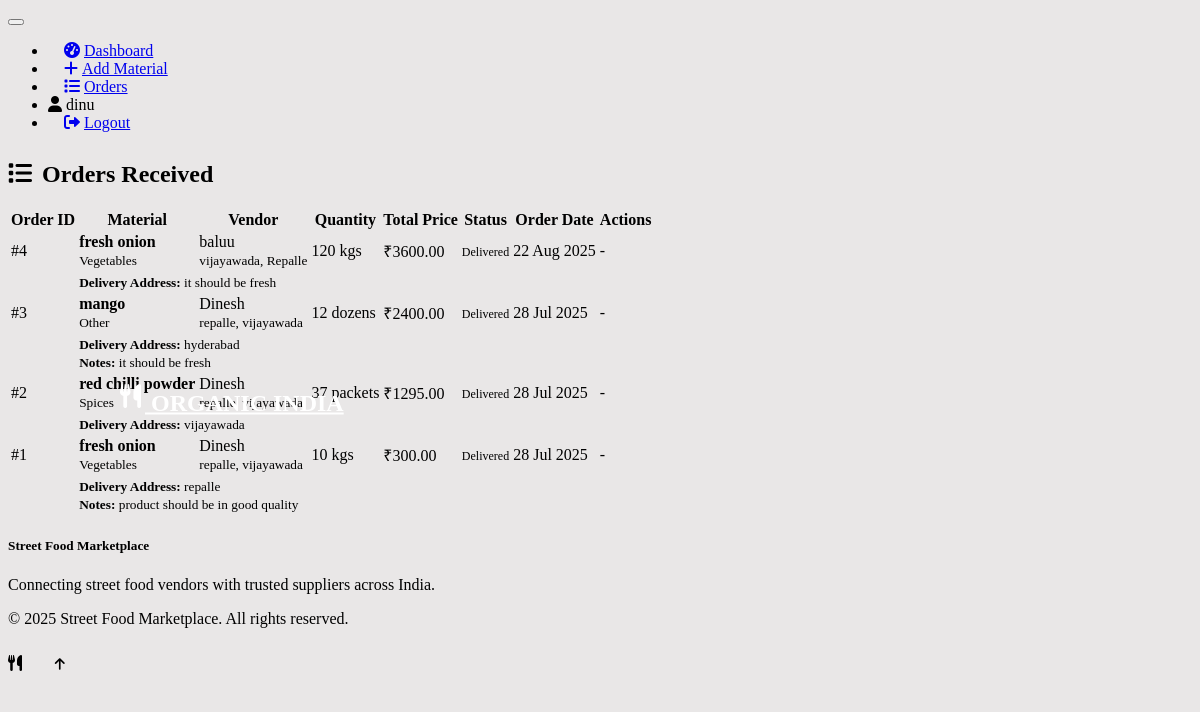
Screenshot of /supplier/orders (signed in) with the database file from the repository.
### models.py (models this page shows, shortened)
class Order(db.Model):
    id = db.Column(db.Integer, primary_key=True)
    vendor_id = db.Column(db.Integer, db.ForeignKey('user.id'), nullable=False)
    material_id = db.Column(db.Integer, db.ForeignKey('material.id'), nullable=False)
    quantity = db.Column(db.Integer, nullable=False)
    total_price = db.Column(db.Float, nullable=False)
    status = db.Column(db.String(20), default='pending')  # pending, confirmed, delivered, cancelled
    delivery_address = db.Column(db.Text, nullable=False)
    notes = db.Column(db.Text)
    created_at = db.Column(db.DateTime, default=datetime.utcnow)
    updated_at = db.Column(db.DateTime, default=datetime.utcnow, onupdate=datetime.utcnow)
    vendor = db.relationship('User', backref=db.backref('orders', lazy=True))
    material = db.relationship('Material', backref=db.backref('orders', lazy=True))

class Material(db.Model):
    id = db.Column(db.Integer, primary_key=True)
    name = db.Column(db.String(100), nullable=False)
    category = db.Column(db.String(50), nullable=False)  # vegetables, spices, utensils, etc.
    description = db.Column(db.Text)
    price_per_unit = db.Column(db.Float, nullable=False)
    unit = db.Column(db.String(20), nullable=False)  # kg, liter, piece, etc.
    stock_quantity = db.Column(db.Integer, nullable=False)
    supplier_id = db.Column(db.Integer, db.ForeignKey('user.id'), nullable=False)
    city = db.Column(db.String(50), nullable=False)
    area = db.Column(db.String(100), nullable=False)
    is_available = db.Column(db.Boolean, default=True)
    created_at = db.Column(db.DateTime, default=datetime.utcnow)
    updated_at = db.Column(db.DateTime, default=datetime.utcnow, onupdate=datetime.utcnow)
    supplier = db.relationship('User', backref=db.backref('materials', lazy=True))

class User(db.Model):
    id = db.Column(db.Integer, primary_key=True)
    username = db.Column(db.String(64), unique=True, nullable=False)
    email = db.Column(db.String(120), unique=True, nullable=False)
    password_hash = db.Column(db.String(256), nullable=False)
    user_type = db.Column(db.String(20), nullable=False)  # 'vendor' or 'supplier'
    phone = db.Column(db.String(15), nullable=True)
    city = db.Column(db.String(50), nullable=False)
    area = db.Column(db.String(100), nullable=False)
    created_at = db.Column(db.DateTime, default=datetime.utcnow)

### routes.py (the view)
@app.route('/supplier/orders')
def supplier_orders():
    if 'user_id' not in session or session.get('user_type') != 'supplier':
        flash('Please login as a supplier', 'error')
        return redirect(url_for('login'))
    orders = Order.query.join(Material).filter_by(supplier_id=session['user_id']).order_by(Order.created_at.desc()).all()
    return render_template('orders.html', orders=orders, user_type='supplier')

### templates/orders.html (shortened to what this page needs)
{% extends "base.html" %}
{% block content %}
<div class="d-flex justify-content-between align-items-center mb-4">
    <h2>
        <i class="fas fa-{% if user_type == 'vendor' %}shopping-cart{% else %}list{% endif %} me-2"></i>
        {% if user_type == 'vendor' %}My Orders{% else %}Orders Received{% endif %}
    </h2>
</div>
{% if orders %}
    <div class="card">
        <div class="card-body">
            <div class="table-responsive">
                <table class="table table-hover">
                    <thead>
                        <tr>
                            <th>Order ID</th>
                            <th>Material</th>
                            {% if user_type == 'vendor' %}
                                <th>Supplier</th>
                            {% else %}
                                <th>Vendor</th>
                            {% endif %}
                            <th>Quantity</th>
                            <th>Total Price</th>
                            <th>Status</th>
                            <th>Order Date</th>
                            {% if user_type == 'supplier' %}
                                <th>Actions</th>
                            {% endif %}
                        </tr>
                    </thead>
                    <tbody>
                        {% for order in orders %}
                            <tr>
                                <td>#{{ order.id }}</td>
                                <td>
                                    <div>
                                        <strong>{{ order.material.name }}</strong>
                                        <br>
                                        <small class="text-muted">{{ order.material.category.title() }}</small>
                                    </div>
                                </td>
                                {% if user_type == 'vendor' %}
                                    <td>
                                        {{ order.material.supplier.username }}
                                        <br>
                                        <small class="text-muted">{{ order.material.area }}, {{ order.material.city }}</small>
                                    </td>
                                {% else %}
                                    <td>
                                        {{ order.vendor.username }}
                                        <br>
                                        <small class="text-muted">{{ order.vendor.area }}, {{ order.vendor.city }}</small>
                                    </td>
                                {% endif %}
                                <td>{{ order.quantity }} {{ order.material.unit }}s</td>
                                <td>₹{{ "%.2f"|format(order.total_price) }}</td>
                                <td>
                                    <span class="badge
                                        {% if order.status == 'pending' %}bg-warning text-dark
                                        {% elif order.status == 'confirmed' %}bg-info
                                        {% elif order.status == 'delivered' %}bg-success
                                        {% else %}bg-danger{% endif %}">
                                        {{ order.status.title() }}
                                    </span>
                                </td>
                                <td>{{ order.created_at.strftime('%d %b %Y') }}</td>
                                {% if user_type == 'supplier' %}
                                    <td>
                                        {% if order.status == 'pending' %}
                                            <div class="btn-group btn-group-sm">
                                                <a href="{{ url_for('update_order_status', order_id=order.id, status='confirmed') }}"
                                                   class="btn btn-success btn-sm">Confirm</a>
                                                <a href="{{ url_for('update_order_status', order_id=order.id, status='cancelled') }}"
                                                   class="btn btn-danger btn-sm">Cancel</a>
                                            </div>
                                        {% elif order.status == 'confirmed' %}
                                            <a href="{{ url_for('update_order_status', order_id=order.id, status='delivered') }}"
                                               class="btn btn-primary btn-sm">Mark Delivered</a>
                                        {% else %}
                                            <span class="text-muted">-</span>
                                        {% endif %}
                                    </td>
                                {% endif %}
                            </tr>
                            {% if order.delivery_address or order.notes %}
                                <tr class="table-light">
                                    <td></td>
                                    <td colspan="{% if user_type == 'supplier' %}7{% else %}6{% endif %}">
                                        {% if order.delivery_address %}
                                            <small><strong>Delivery Address:</strong> {{ order.delivery_address }}</small><br>
                                        {% endif %}
                                        {% if order.notes %}
                                            <small><strong>Notes:</strong> {{ order.notes }}</small>
                                        {% endif %}
                                    </td>
                                </tr>
                            {% endif %}
                        {% endfor %}
                    </tbody>
                </table>
            </div>
        </div>
    </div>
{% endif %}
{% endblock %}

### static/css/style.css (style rules this page uses)
.card { transition: transform 0.5s ease-in-out, box-shadow 0.2s ease-in-out; border-radius: 15px; }
.badge { font-size: 0.75rem; }
.table-responsive { border-radius: 0.375rem; }
.table th { border-top: none; font-weight: 600; color: var(--bs-gray-700); }
.fas, .far { margin-right: 0.25rem; }
.d-flex.justify-content-between { animation: fadeIn 1.3s cubic-bezier(0.6, 0, 0.2, 1); margin-top: 1.8rem; }
body { background-color: rgb(233, 231, 231); }

### rows the page displays
Order: id "4", material.name "fresh onion", material.category "Vegetables", vendor.username "baluu", vendor.area "vijayawada", vendor.city "Repalle", quantity "120", material.unit "kg", total_price "3600.00", status "Delivered", created_at "22 Aug 2025", delivery_address "it should be fresh"
Order: id "3", material.name "mango", material.category "Other", vendor.username "Dinesh", vendor.area "repalle", vendor.city "vijayawada", quantity "12", material.unit "dozen", total_price "2400.00", status "Delivered", created_at "28 Jul 2025", delivery_address "hyderabad", notes "it should be fresh"
Order: id "2", material.name "red chilli powder", material.category "Spices", vendor.username "Dinesh", vendor.area "repalle", vendor.city "vijayawada", quantity "37", material.unit "packet", total_price "1295.00", status "Delivered", created_at "28 Jul 2025", delivery_address "vijayawada"
Order: id "1", material.name "fresh onion", material.category "Vegetables", vendor.username "Dinesh", vendor.area "repalle", vendor.city "vijayawada", quantity "10", material.unit "kg", total_price "300.00", status "Delivered", created_at "28 Jul 2025", delivery_address "repalle", notes "product should be in good quality"

### other values shown
{{ session.username }} "dinu"
